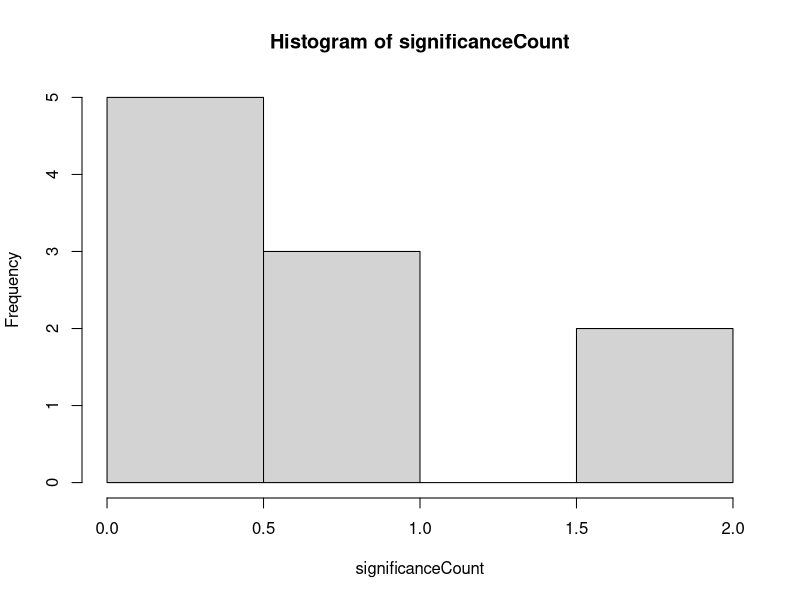
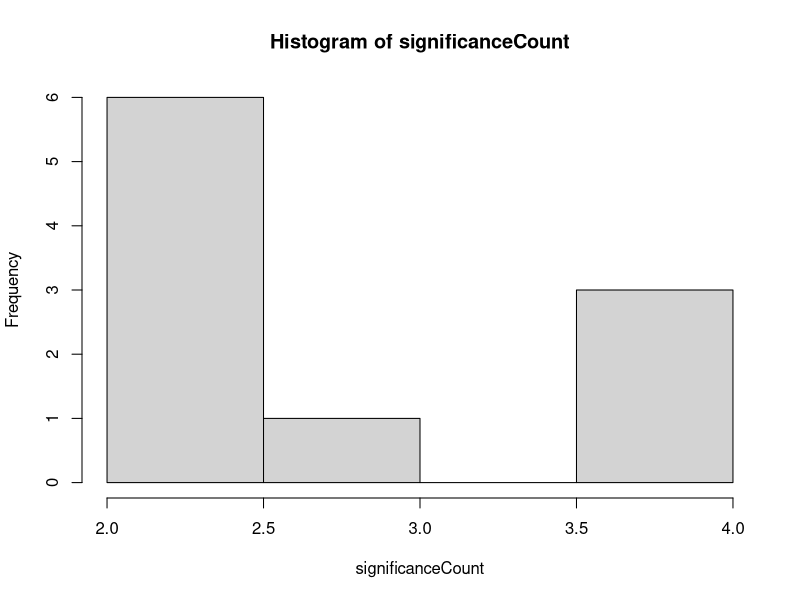

Generate these figures, in order, with R: (Note: this script raises an error after producing the figures.)
#####################################

rm(list=ls())
library(lavaan)
library(car)
N = 2000
  
#####################################

# ANOVA

niter = 10

aovsim = function(niter = 10, h1 = FALSE, N = 2000) {

significanceCount = rep(NA,niter)
ms = as.data.frame(matrix(NA, nrow = niter, ncol = 15))

for(i in 1:niter){
  A = rbinom(N, 1, .5)
  B = rbinom(N, 1, .5)
  C = rbinom(N, 1, .5)
  D = rnorm(N, 0, 1)
  residual = rnorm(N, 0, 1)
  
  if(h1){
    y = 1 + 0.25*B*C + residual
  } else {
    y = 1 + residual
  }
 
  df = data.frame(A, B, C, D, y)


  ps = Anova(aov(y~A*B*C*D, data = df))$"Pr(>F)"
  ps = ps[!is.na(ps)]
  
  significanceCount[i] = sum(ps<0.05)
  ms[i, 1:length(ps)] = ps
}

colnames(ms) = rownames(Anova(aov(y~A*B*C*D,data = df)))[-nrow(Anova(aov(y~A*B*C*D,data = df)))]

return(list(
  ms = ms,
  signCount = significanceCount,
  hist = hist(significanceCount),
  percSignCount = mean(significanceCount > 0)
))

}

null = aovsim(niter = 10, h1 = FALSE)
nonull = aovsim(niter = 10, h1 = TRUE)

# 1 - 0.95^15 (15 è il numero dei test fatti)

#####################################

# SEM

semsim = function(niter = 10, N = 2000, k = 6, w = 10, loading = 0.7, h1 = F) {

generate_lavaan_model = function(k, w) {
  model_lines = sapply(1:k, function(f) {
    lhs = paste0("F", f, " =~ ")
    rhs = paste0("F", f, "_item", 1:w, collapse = " + ")
    paste0(lhs, rhs)
  })
  paste(model_lines, collapse = "\n")
}

significanceCount = rep(NA, niter)
ms.sem = as.data.frame(matrix(NA, nrow = niter, ncol = 15))

for(i in 1:niter){
  residual_sd = sqrt(1 - loading^2)
  latent_vars = matrix(rnorm(N * k), nrow = N, ncol = k)
  colnames(latent_vars) = paste0("F", 1:k)
  
  if (h1) {
    latent_vars[, "F3"] = 0 + 0.25*latent_vars[, "F1"] + rnorm(N, 0, 1)
  }
  
  observed_list = vector("list", k)
  for (j in 1:k) {
    indicators = matrix(
      loading * latent_vars[, j] + residual_sd * matrix(rnorm(N * w), nrow = N),
      nrow = N, ncol = w
    )
    colnames(indicators) = paste0("F", j, "_item", 1:w)
    observed_list[[j]] = indicators
  }
  
  df = as.data.frame(do.call(cbind, observed_list))
  
  modelM = generate_lavaan_model(k = 6,w = 10)
  model = paste(modelM,
                "\n
              F6 ~ F1 + F2 + F3 + F4 + F5 \n
              F5 ~ F1 + F2 + F3 + F4 \n
              F4 ~ F1 + F2 + F3 \n
              F3 ~ F1 + F2 \n
              F2 ~ F1")
  
  fit = sem(model,df)
  pe = summary(fit)$pe
  ps = pe$pvalue[pe$op=="~"]

  significanceCount[i] = sum(ps < 0.05)
#  print(paste("i:",i))
#  print(paste("sign.count:",significanceCount[i]))
  ms.sem[i, 1:length(ps)] = ps
} 

colnames(ms.sem) = paste(pe$lhs[pe$op == "~"], pe$op[pe$op == "~"], pe$rhs[pe$op == "~"])

return(list(
  ms.sem = ms.sem,
  significanceCount = significanceCount,
  hist = hist(significanceCount),
  percSigPaths = mean(significanceCount > 0)
))
}

null.sem = semsim(niter = 10, h1 = FALSE)
nonull.sem = semsim(niter = 10, h1 = TRUE)

#####################################
